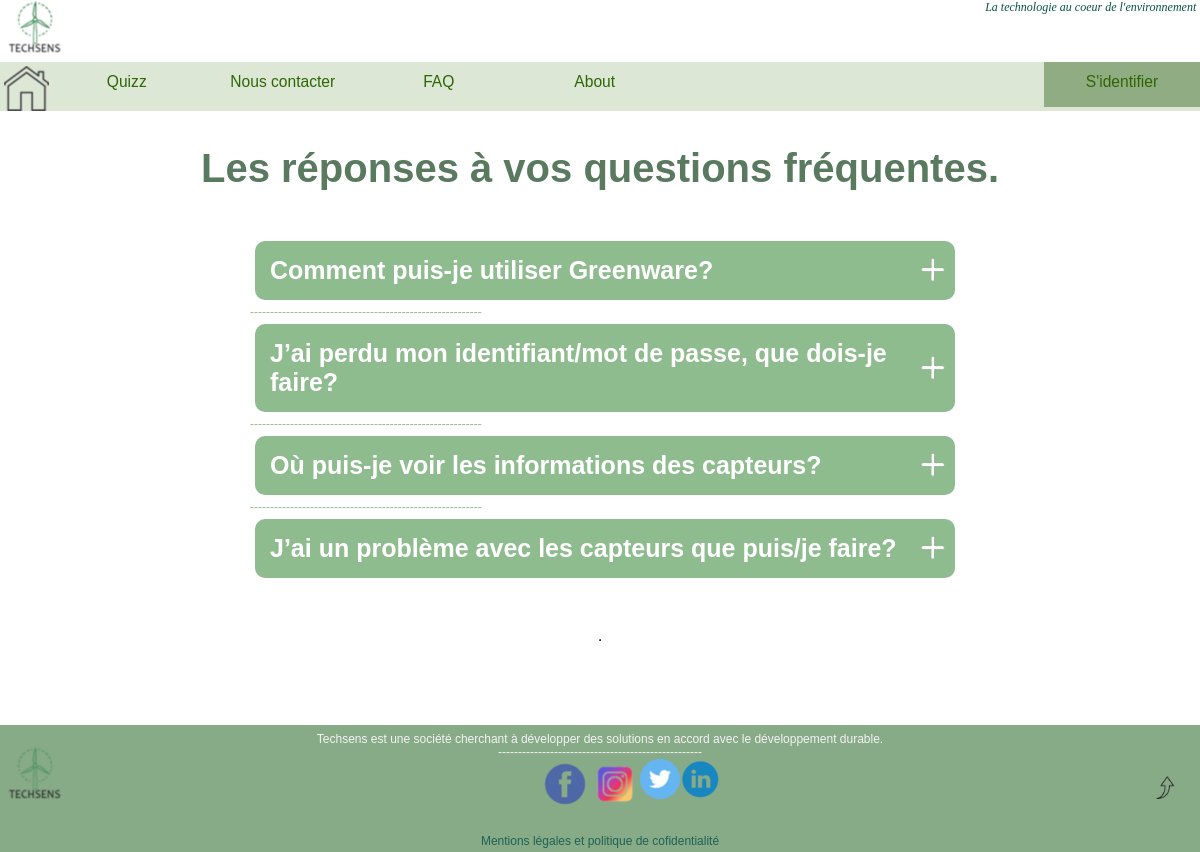
Before: /faq.php with the older database file.
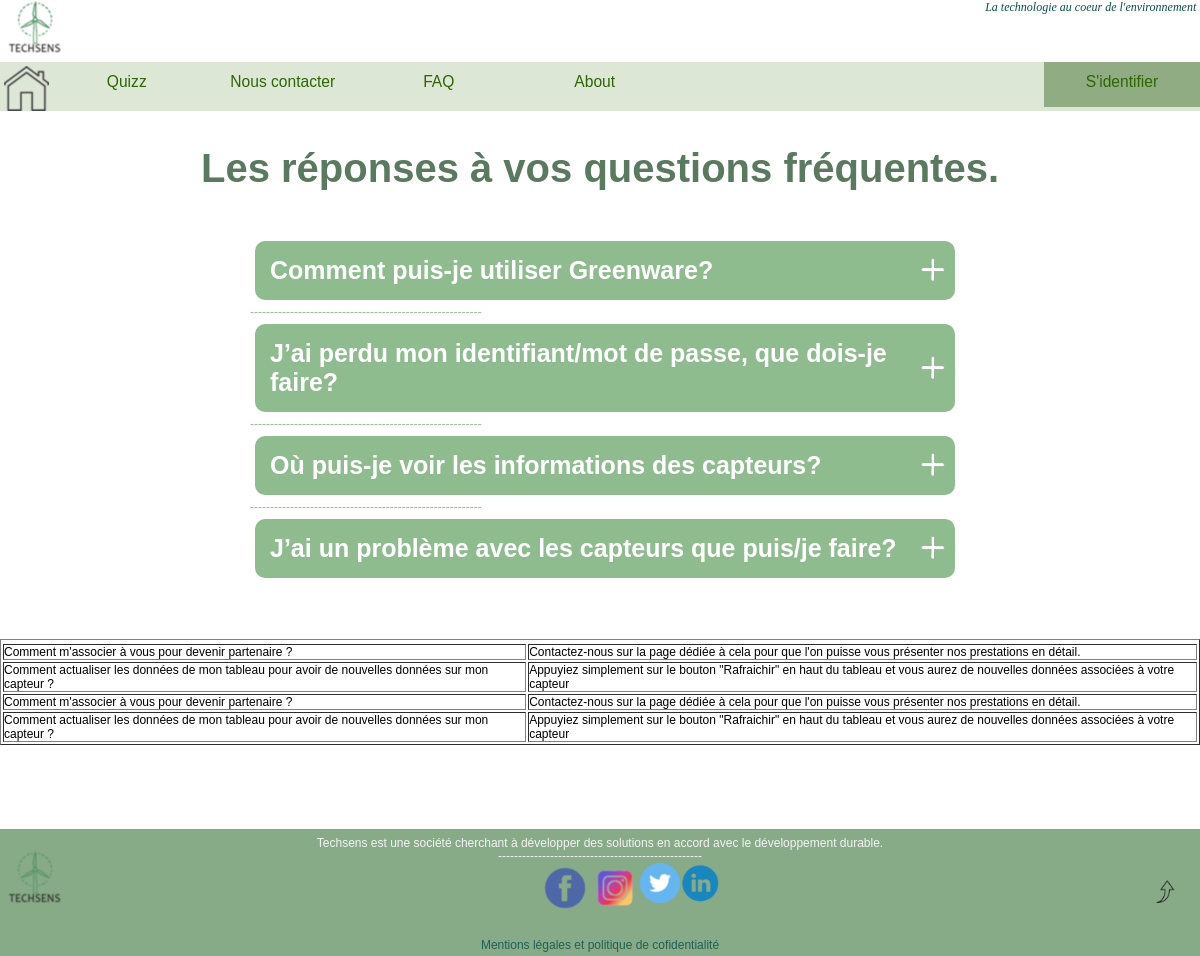
After: the same page with the newer database file.
### tables this page shows
CREATE TABLE `faq` (
  `id` int(11) NOT NULL,
  `question` varchar(255) NOT NULL,
  `reponse` varchar(255) NOT NULL
);

### faq.php (the view, shortened to what this page needs)
<!DOCTYPE html>
<html>
<head>
    <link href="css-FAQ.css" rel="stylesheet">
</head>
<body>
<?php
         if (isset($_SESSION['connected']) && $_SESSION['connected'] == true){
            include("./Composants/headerconnected.php");
                }
        else {include("./Composants/headerdeconnected.php");
    }
    ?>
	<h1 class="h1-faq"> Les réponses à vos questions fréquentes. </h1>
	<div class="container-faq">
		<div class="questions">
			<div class="pannel-faq">
				<h2 class="h2-faq"> Comment puis-je utiliser Greenware? </h2>
				<img class="img-faq" src="image/plus.png" alt="animation">
			</div>
		</div>
<p class="trait">----------------------------------------------------------</p>
		<div class="questions">
			<div class="pannel-faq">
				<h2 class="h2-faq"> J’ai perdu mon identifiant/mot de passe, que dois-je faire?  </h2>
				<img class="img-faq" src="image/plus.png" alt="animation">
			</div>
		</div>
<p class="trait">----------------------------------------------------------</p>
		<div class="questions">
			<div class="pannel-faq">
				<h2 class="h2-faq">Où puis-je voir les informations des capteurs?</h2>
				<img class="img-faq" src="image/plus.png" alt="animation">
			</div>
		</div>
<p class="trait">----------------------------------------------------------</p>
		<div class="questions">
			<div class="pannel-faq">
				<h2 class="h2-faq">J’ai un problème avec les capteurs que puis/je faire?</h2>
				<img class="img-faq" src="image/plus.png" alt="animation">
			</div>
		</div>
	</div>
	<br>
	<br>
	<br>
	<br>
<center>
<?php
$con=mysqli_connect('localhost', 'root', '','techsens');
$result = mysqli_query($con,"SELECT * FROM faq");
echo "<table border='1'>
<tr>
</tr>";
while($row = mysqli_fetch_array($result))
{
echo "<tr>";
echo "<td>" . $row['question'] . "</td>";
echo "<td>" . $row['reponse'] . "</td>";
echo "</tr>";
}
echo "</table>";
?>
</center>
<br>
<br>
<br>
<br><br>
<br>
	<div class="footer">
        <div class="foot">Techsens est une société cherchant à développer des solutions en accord avec le développement durable.</div>
        <img src="logoo.png" alt="photo du logo" />
        <br>
        <div class="content">
            <div class="barre">
            <p>---------------------------------------------------</p></div>
            <div class="photologo">
            <div class="logofb">
                <a href="https://www.facebook.com/profile.php?id=100073322512659"> <img src="fb.png" alt="logo fb" /> </p></a></div>
            <div class="logoinsta">
                <a href="https://www.instagram.com/"> <img src="insta.png" alt="logo insta" /> </a></div>
            <div class="logotwitter">
                <a href="https://twitter.com/Techsens_"> <img src="twitter.png" alt="logo twitter" /></a></div>
            <div class="logolinkedin">
                <a href="https://www.linkedin.com/in/techsens-a9887b222"> <img src="linkedin.png" alt="logo linkedin" /> </a></div>
        </div></div>
            <div class="end">
                    <label for="end">
                        <a href="cgu.html"> Mentions légales et politique de cofidentialité</a></label></div>
    <div id="scrollUp">
            <a href="#haut" class="top">
                <img src="Haut.png" alt="photo bouton" class="img10" /></a>
        </div>
	</div>
</body>
</html>

Changed rows visible on the page:
added faq: question "Comment m'associer à vous pour devenir partenaire ?", reponse "Contactez-nous sur la page dédiée à cela pour que l'on puisse vous présenter nos prestations en détail."
added faq: question "Comment actualiser les données de mon tableau pour avoir de nouvelles données sur mon capteur ?", reponse "Appuyiez simplement sur le bouton \"Rafraichir\" en haut du tableau et vous aurez de nouvelles données associées à votre capteur"
added faq: question "Comment m'associer à vous pour devenir partenaire ?", reponse "Contactez-nous sur la page dédiée à cela pour que l'on puisse vous présenter nos prestations en détail."
added faq: question "Comment actualiser les données de mon tableau pour avoir de nouvelles données sur mon capteur ?", reponse "Appuyiez simplement sur le bouton \"Rafraichir\" en haut du tableau et vous aurez de nouvelles données associées à votre capteur"
